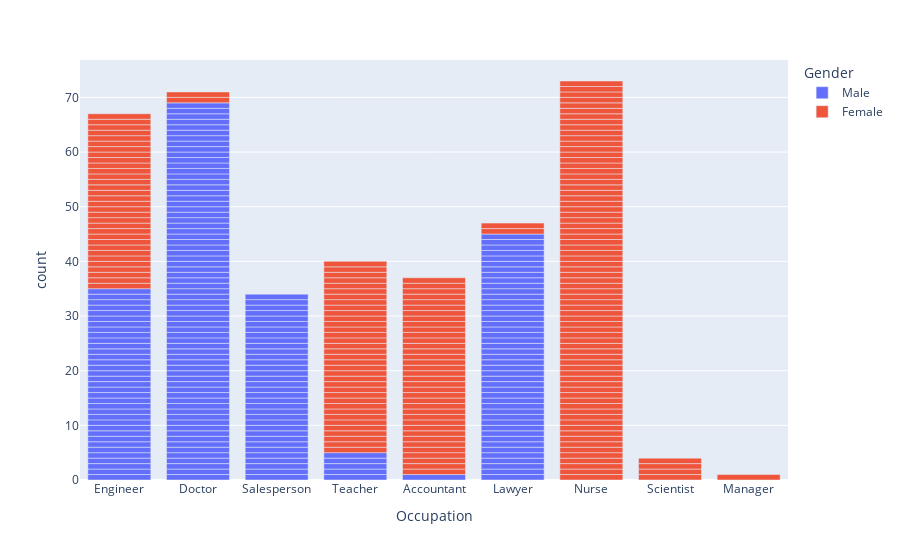

Source (notebook cell):
### Markdown cell above
Let us now take a look at the gender distribution amongs these occupations

### Code cell
px.bar(df, x="Occupation", color="Gender")

### Figure 1 — Plotly figure (JSON) as saved in the notebook; plotly's stock layout.template omitted (floating-point values rounded to 4 significant figures; data arrays with more than 128 entries replaced by an {"elided": "..."} marker saying what was removed)
{"data": [{"alignmentgroup": "True", "hovertemplate": "Gender=Male<br>Occupation=%{x}<br>count=%{y}<extra></extra>", "legendgroup": "Male", "marker": {"color": "#636efa", "pattern": {"shape": ""}}, "name": "Male", "offsetgroup": "Male", "orientation": "v", "showlegend": true, "textposition": "auto", "type": "bar", "x": {"elided": "189 str values"}, "xaxis": "x", "y": {"elided": "189 int values"}, "yaxis": "y"}, {"alignmentgroup": "True", "hovertemplate": "Gender=Female<br>Occupation=%{x}<br>count=%{y}<extra></extra>", "legendgroup": "Female", "marker": {"color": "#EF553B", "pattern": {"shape": ""}}, "name": "Female", "offsetgroup": "Female", "orientation": "v", "showlegend": true, "textposition": "auto", "type": "bar", "x": {"elided": "185 str values"}, "xaxis": "x", "y": {"elided": "185 int values"}, "yaxis": "y"}], "layout": {"barmode": "relative", "legend": {"title": {"text": "Gender"}, "tracegroupgap": 0}, "margin": {"t": 60}, "xaxis": {"anchor": "y", "domain": [0, 1], "title": {"text": "Occupation"}}, "yaxis": {"anchor": "x", "domain": [0, 1], "title": {"text": "count"}}}}
